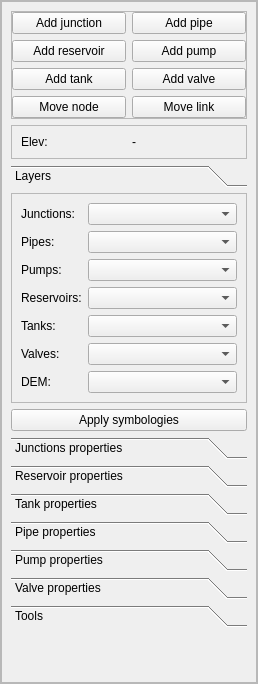
<?xml version="1.0" encoding="UTF-8"?>
<ui version="4.0">
 <class>QEpanetDockWidget</class>
 <widget class="QDockWidget" name="QEpanetDockWidget">
  <property name="geometry">
   <rect>
    <x>0</x>
    <y>0</y>
    <width>258</width>
    <height>684</height>
   </rect>
  </property>
  <property name="windowTitle">
   <string>QEPANET</string>
  </property>
  <widget class="QWidget" name="dockWidgetContents">
   <layout class="QVBoxLayout" name="verticalLayout">
    <property name="margin">
     <number>0</number>
    </property>
    <item>
     <widget class="QScrollArea" name="scl_main">
      <property name="widgetResizable">
       <bool>true</bool>
      </property>
      <widget class="QWidget" name="scrollAreaWidgetContents">
       <property name="geometry">
        <rect>
         <x>0</x>
         <y>0</y>
         <width>256</width>
         <height>660</height>
        </rect>
       </property>
       <layout class="QVBoxLayout" name="verticalLayout_3">
        <property name="margin">
         <number>0</number>
        </property>
        <item>
         <widget class="QFrame" name="fra_main">
          <property name="sizePolicy">
           <sizepolicy hsizetype="Expanding" vsizetype="Preferred">
            <horstretch>0</horstretch>
            <verstretch>0</verstretch>
           </sizepolicy>
          </property>
          <property name="frameShape">
           <enum>QFrame::StyledPanel</enum>
          </property>
          <property name="frameShadow">
           <enum>QFrame::Raised</enum>
          </property>
          <layout class="QVBoxLayout" name="verticalLayout_2">
           <property name="margin">
            <number>9</number>
           </property>
           <item>
            <widget class="QFrame" name="fra_buttons">
             <property name="sizePolicy">
              <sizepolicy hsizetype="Expanding" vsizetype="Preferred">
               <horstretch>0</horstretch>
               <verstretch>0</verstretch>
              </sizepolicy>
             </property>
             <property name="frameShape">
              <enum>QFrame::StyledPanel</enum>
             </property>
             <property name="frameShadow">
              <enum>QFrame::Raised</enum>
             </property>
             <layout class="QGridLayout" name="gridLayout_3">
              <property name="margin">
               <number>0</number>
              </property>
              <item row="2" column="0">
               <widget class="QPushButton" name="btn_add_reservoir">
                <property name="text">
                 <string>Add reservoir</string>
                </property>
               </widget>
              </item>
              <item row="3" column="1">
               <widget class="QPushButton" name="btn_add_valve">
                <property name="text">
                 <string>Add valve</string>
                </property>
               </widget>
              </item>
              <item row="2" column="1">
               <widget class="QPushButton" name="btn_add_pump">
                <property name="text">
                 <string>Add pump</string>
                </property>
               </widget>
              </item>
              <item row="3" column="0">
               <widget class="QPushButton" name="btn_add_tank">
                <property name="text">
                 <string>Add tank</string>
                </property>
               </widget>
              </item>
              <item row="4" column="1">
               <widget class="QPushButton" name="btn_move_link">
                <property name="text">
                 <string>Move link</string>
                </property>
               </widget>
              </item>
              <item row="4" column="0">
               <widget class="QPushButton" name="btn_move_node">
                <property name="text">
                 <string>Move node</string>
                </property>
               </widget>
              </item>
              <item row="1" column="1">
               <widget class="QPushButton" name="btn_add_pipe">
                <property name="text">
                 <string>Add pipe</string>
                </property>
               </widget>
              </item>
              <item row="1" column="0">
               <widget class="QPushButton" name="btn_add_junction">
                <property name="text">
                 <string>Add junction</string>
                </property>
                <property name="checkable">
                 <bool>false</bool>
                </property>
               </widget>
              </item>
             </layout>
            </widget>
           </item>
           <item>
            <widget class="QFrame" name="fra_dem">
             <property name="frameShape">
              <enum>QFrame::StyledPanel</enum>
             </property>
             <property name="frameShadow">
              <enum>QFrame::Raised</enum>
             </property>
             <layout class="QGridLayout" name="gridLayout">
              <item row="0" column="1">
               <widget class="QLabel" name="lbl_elev_val">
                <property name="text">
                 <string>-</string>
                </property>
               </widget>
              </item>
              <item row="0" column="0">
               <widget class="QLabel" name="lbl_elev">
                <property name="text">
                 <string>Elev:</string>
                </property>
               </widget>
              </item>
             </layout>
            </widget>
           </item>
           <item>
            <widget class="QToolBox" name="tbx_elements">
             <property name="currentIndex">
              <number>0</number>
             </property>
             <widget class="QWidget" name="wgt_layers">
              <property name="geometry">
               <rect>
                <x>0</x>
                <y>-73</y>
                <width>219</width>
                <height>225</height>
               </rect>
              </property>
              <property name="sizePolicy">
               <sizepolicy hsizetype="Preferred" vsizetype="Preferred">
                <horstretch>0</horstretch>
                <verstretch>0</verstretch>
               </sizepolicy>
              </property>
              <attribute name="label">
               <string>Layers</string>
              </attribute>
              <layout class="QVBoxLayout" name="verticalLayout_7">
               <property name="margin">
                <number>0</number>
               </property>
               <item>
                <widget class="QFrame" name="frame_3">
                 <property name="frameShape">
                  <enum>QFrame::StyledPanel</enum>
                 </property>
                 <property name="frameShadow">
                  <enum>QFrame::Raised</enum>
                 </property>
                 <layout class="QFormLayout" name="formLayout_7">
                  <property name="fieldGrowthPolicy">
                   <enum>QFormLayout::AllNonFixedFieldsGrow</enum>
                  </property>
                  <item row="0" column="0">
                   <widget class="QLabel" name="lbl_junctions">
                    <property name="text">
                     <string>Junctions:</string>
                    </property>
                   </widget>
                  </item>
                  <item row="0" column="1">
                   <widget class="QComboBox" name="cbo_junctions">
                    <property name="sizePolicy">
                     <sizepolicy hsizetype="Expanding" vsizetype="Fixed">
                      <horstretch>0</horstretch>
                      <verstretch>0</verstretch>
                     </sizepolicy>
                    </property>
                   </widget>
                  </item>
                  <item row="1" column="0">
                   <widget class="QLabel" name="lbl_pipes">
                    <property name="text">
                     <string>Pipes:</string>
                    </property>
                   </widget>
                  </item>
                  <item row="1" column="1">
                   <widget class="QComboBox" name="cbo_pipes"/>
                  </item>
                  <item row="2" column="0">
                   <widget class="QLabel" name="lbl_pumps">
                    <property name="text">
                     <string>Pumps:</string>
                    </property>
                   </widget>
                  </item>
                  <item row="2" column="1">
                   <widget class="QComboBox" name="cbo_pumps"/>
                  </item>
                  <item row="3" column="0">
                   <widget class="QLabel" name="lbl_reservoirs">
                    <property name="text">
                     <string>Reservoirs:</string>
                    </property>
                   </widget>
                  </item>
                  <item row="3" column="1">
                   <widget class="QComboBox" name="cbo_reservoirs"/>
                  </item>
                  <item row="4" column="0">
                   <widget class="QLabel" name="lbl_tanks">
                    <property name="text">
                     <string>Tanks:</string>
                    </property>
                   </widget>
                  </item>
                  <item row="4" column="1">
                   <widget class="QComboBox" name="cbo_tanks"/>
                  </item>
                  <item row="5" column="0">
                   <widget class="QLabel" name="lbl_valves">
                    <property name="text">
                     <string>Valves:</string>
                    </property>
                   </widget>
                  </item>
                  <item row="5" column="1">
                   <widget class="QComboBox" name="cbo_valves"/>
                  </item>
                  <item row="6" column="0">
                   <widget class="QLabel" name="lbl_dem">
                    <property name="text">
                     <string>DEM:</string>
                    </property>
                   </widget>
                  </item>
                  <item row="6" column="1">
                   <widget class="QComboBox" name="cbo_dem"/>
                  </item>
                 </layout>
                </widget>
               </item>
               <item>
                <widget class="QPushButton" name="btn_symbology">
                 <property name="text">
                  <string>Apply symbologies</string>
                 </property>
                </widget>
               </item>
              </layout>
             </widget>
             <widget class="QWidget" name="wgt_ele_junction">
              <property name="geometry">
               <rect>
                <x>0</x>
                <y>0</y>
                <width>236</width>
                <height>90</height>
               </rect>
              </property>
              <attribute name="label">
               <string>Junctions properties</string>
              </attribute>
              <layout class="QGridLayout" name="gridLayout_4">
               <item row="1" column="0">
                <widget class="QLabel" name="lbl_node_depth">
                 <property name="text">
                  <string>Depth [m]:</string>
                 </property>
                </widget>
               </item>
               <item row="0" column="2">
                <widget class="QLineEdit" name="txt_node_demand">
                 <property name="text">
                  <string>0</string>
                 </property>
                </widget>
               </item>
               <item row="1" column="2">
                <widget class="QLineEdit" name="txt_node_depth">
                 <property name="text">
                  <string>0</string>
                 </property>
                </widget>
               </item>
               <item row="0" column="0">
                <widget class="QLabel" name="lbl_node_demand">
                 <property name="text">
                  <string>Demand [?]:</string>
                 </property>
                </widget>
               </item>
               <item row="2" column="0">
                <widget class="QLabel" name="lbl_node_pattern">
                 <property name="text">
                  <string>Pattern:</string>
                 </property>
                </widget>
               </item>
               <item row="2" column="2">
                <widget class="QComboBox" name="cbo_node_pattern"/>
               </item>
              </layout>
             </widget>
             <widget class="QWidget" name="wgt_ele_reservoir">
              <property name="geometry">
               <rect>
                <x>0</x>
                <y>0</y>
                <width>236</width>
                <height>69</height>
               </rect>
              </property>
              <attribute name="label">
               <string>Reservoir properties</string>
              </attribute>
              <layout class="QFormLayout" name="formLayout_3">
               <item row="0" column="0">
                <widget class="QLabel" name="lbl_reservoir_pressure">
                 <property name="text">
                  <string>Pressure [m]:</string>
                 </property>
                </widget>
               </item>
               <item row="0" column="1">
                <widget class="QLineEdit" name="txt_reservoir_pressure">
                 <property name="text">
                  <string>0</string>
                 </property>
                </widget>
               </item>
               <item row="1" column="0">
                <widget class="QLabel" name="lbl_reservoir_elev_corr">
                 <property name="text">
                  <string>Elev. corr. [m]:</string>
                 </property>
                </widget>
               </item>
               <item row="1" column="1">
                <widget class="QLineEdit" name="txt_reservoir_elev_corr">
                 <property name="text">
                  <string>0</string>
                 </property>
                </widget>
               </item>
              </layout>
             </widget>
             <widget class="QWidget" name="wgt_ele_tank">
              <property name="geometry">
               <rect>
                <x>0</x>
                <y>0</y>
                <width>236</width>
                <height>194</height>
               </rect>
              </property>
              <attribute name="label">
               <string>Tank properties</string>
              </attribute>
              <layout class="QFormLayout" name="formLayout_4">
               <property name="fieldGrowthPolicy">
                <enum>QFormLayout::AllNonFixedFieldsGrow</enum>
               </property>
               <item row="0" column="0">
                <widget class="QLabel" name="lbl_tank_elev_corr">
                 <property name="text">
                  <string>Elev. corr [m]:</string>
                 </property>
                </widget>
               </item>
               <item row="0" column="1">
                <widget class="QLineEdit" name="txt_tank_elev_corr">
                 <property name="text">
                  <string>0</string>
                 </property>
                </widget>
               </item>
               <item row="1" column="1">
                <widget class="QLineEdit" name="txt_tank_level_init">
                 <property name="text">
                  <string>0</string>
                 </property>
                </widget>
               </item>
               <item row="2" column="0">
                <widget class="QLabel" name="lbl_tank_level_min">
                 <property name="text">
                  <string>Level min [m]:</string>
                 </property>
                </widget>
               </item>
               <item row="2" column="1">
                <widget class="QLineEdit" name="txt_tank_level_min">
                 <property name="text">
                  <string>0</string>
                 </property>
                </widget>
               </item>
               <item row="3" column="0">
                <widget class="QLabel" name="lbl_tank_level_max">
                 <property name="text">
                  <string>Level max [m]:</string>
                 </property>
                </widget>
               </item>
               <item row="3" column="1">
                <widget class="QLineEdit" name="txt_tank_level_max">
                 <property name="text">
                  <string>0</string>
                 </property>
                </widget>
               </item>
               <item row="4" column="0">
                <widget class="QLabel" name="lbl_tank_diameter">
                 <property name="text">
                  <string>Diameter [m]:</string>
                 </property>
                </widget>
               </item>
               <item row="4" column="1">
                <widget class="QLineEdit" name="txt_tank_diameter">
                 <property name="text">
                  <string>0</string>
                 </property>
                </widget>
               </item>
               <item row="5" column="0">
                <widget class="QLabel" name="lbl_tank_vol_min">
                 <property name="text">
                  <string>Volume min [m3]:</string>
                 </property>
                </widget>
               </item>
               <item row="5" column="1">
                <widget class="QLineEdit" name="txt_tank_vol_min">
                 <property name="text">
                  <string>0</string>
                 </property>
                </widget>
               </item>
               <item row="6" column="0">
                <widget class="QLabel" name="lbl_tank_curve">
                 <property name="text">
                  <string>Curve:</string>
                 </property>
                </widget>
               </item>
               <item row="6" column="1">
                <widget class="QComboBox" name="cbo_tank_curve"/>
               </item>
               <item row="1" column="0">
                <widget class="QLabel" name="lbl_tank_level_init">
                 <property name="text">
                  <string>Level init. [m]</string>
                 </property>
                </widget>
               </item>
              </layout>
             </widget>
             <widget class="QWidget" name="wgt_ele_pipe">
              <property name="geometry">
               <rect>
                <x>0</x>
                <y>0</y>
                <width>236</width>
                <height>220</height>
               </rect>
              </property>
              <attribute name="label">
               <string>Pipe properties</string>
              </attribute>
              <layout class="QVBoxLayout" name="verticalLayout_5">
               <item>
                <widget class="QFrame" name="frame">
                 <property name="frameShape">
                  <enum>QFrame::StyledPanel</enum>
                 </property>
                 <property name="frameShadow">
                  <enum>QFrame::Raised</enum>
                 </property>
                 <layout class="QFormLayout" name="formLayout_2">
                  <property name="margin">
                   <number>0</number>
                  </property>
                  <item row="0" column="0">
                   <widget class="QLabel" name="lbl_pipe_demand">
                    <property name="text">
                     <string>Demand:</string>
                    </property>
                   </widget>
                  </item>
                  <item row="0" column="1">
                   <widget class="QLineEdit" name="txt_pipe_demand">
                    <property name="text">
                     <string>1</string>
                    </property>
                   </widget>
                  </item>
                  <item row="1" column="0">
                   <widget class="QLabel" name="lbl_pipe_diameter">
                    <property name="text">
                     <string>Diameter:</string>
                    </property>
                   </widget>
                  </item>
                  <item row="1" column="1">
                   <widget class="QLineEdit" name="txt_pipe_diameter">
                    <property name="text">
                     <string>100</string>
                    </property>
                   </widget>
                  </item>
                  <item row="2" column="0">
                   <widget class="QLabel" name="lbl_pipe_loss">
                    <property name="text">
                     <string>Minor loss:</string>
                    </property>
                   </widget>
                  </item>
                  <item row="2" column="1">
                   <widget class="QLineEdit" name="txt_pipe_loss">
                    <property name="text">
                     <string>0</string>
                    </property>
                   </widget>
                  </item>
                 </layout>
                </widget>
               </item>
               <item>
                <widget class="QLabel" name="lbl_pipe_roughness">
                 <property name="text">
                  <string>Roughness:</string>
                 </property>
                </widget>
               </item>
               <item>
                <widget class="QFrame" name="fra_roughness">
                 <property name="frameShape">
                  <enum>QFrame::StyledPanel</enum>
                 </property>
                 <property name="frameShadow">
                  <enum>QFrame::Raised</enum>
                 </property>
                 <layout class="QVBoxLayout" name="verticalLayout_4">
                  <property name="leftMargin">
                   <number>9</number>
                  </property>
                  <property name="topMargin">
                   <number>0</number>
                  </property>
                  <property name="rightMargin">
                   <number>0</number>
                  </property>
                  <property name="bottomMargin">
                   <number>0</number>
                  </property>
                  <item>
                   <widget class="QFrame" name="fra_roughness_2">
                    <property name="frameShape">
                     <enum>QFrame::StyledPanel</enum>
                    </property>
                    <property name="frameShadow">
                     <enum>QFrame::Raised</enum>
                    </property>
                    <layout class="QHBoxLayout" name="horizontalLayout_3">
                     <property name="margin">
                      <number>0</number>
                     </property>
                     <item>
                      <widget class="QLabel" name="lbl_pipe_material">
                       <property name="text">
                        <string>Material:</string>
                       </property>
                      </widget>
                     </item>
                     <item>
                      <widget class="QComboBox" name="cbo_pipe_roughness">
                       <property name="sizePolicy">
                        <sizepolicy hsizetype="Expanding" vsizetype="Fixed">
                         <horstretch>0</horstretch>
                         <verstretch>0</verstretch>
                        </sizepolicy>
                       </property>
                      </widget>
                     </item>
                    </layout>
                   </widget>
                  </item>
                  <item>
                   <widget class="QFrame" name="fra_roughness_1">
                    <property name="frameShape">
                     <enum>QFrame::StyledPanel</enum>
                    </property>
                    <property name="frameShadow">
                     <enum>QFrame::Raised</enum>
                    </property>
                    <layout class="QHBoxLayout" name="horizontalLayout_2">
                     <property name="margin">
                      <number>0</number>
                     </property>
                     <item>
                      <widget class="QLabel" name="lbl_pipe_roughness_val">
                       <property name="text">
                        <string>Value:</string>
                       </property>
                      </widget>
                     </item>
                     <item>
                      <widget class="QLabel" name="lbl_pipe_roughness_val_val">
                       <property name="text">
                        <string>0.0</string>
                       </property>
                      </widget>
                     </item>
                    </layout>
                   </widget>
                  </item>
                  <item>
                   <widget class="QFrame" name="fra_roughness_3">
                    <property name="frameShape">
                     <enum>QFrame::StyledPanel</enum>
                    </property>
                    <property name="frameShadow">
                     <enum>QFrame::Raised</enum>
                    </property>
                    <layout class="QHBoxLayout" name="horizontalLayout_4">
                     <property name="margin">
                      <number>0</number>
                     </property>
                     <item>
                      <widget class="QLabel" name="lbl_pipe_roughness_min">
                       <property name="text">
                        <string>0.0</string>
                       </property>
                      </widget>
                     </item>
                     <item>
                      <widget class="QSlider" name="sli_pipe_roughness">
                       <property name="sizePolicy">
                        <sizepolicy hsizetype="Expanding" vsizetype="Fixed">
                         <horstretch>0</horstretch>
                         <verstretch>0</verstretch>
                        </sizepolicy>
                       </property>
                       <property name="orientation">
                        <enum>Qt::Horizontal</enum>
                       </property>
                      </widget>
                     </item>
                     <item>
                      <widget class="QLabel" name="lbl_pipe_roughness_max">
                       <property name="text">
                        <string>0.0</string>
                       </property>
                      </widget>
                     </item>
                    </layout>
                   </widget>
                  </item>
                 </layout>
                </widget>
               </item>
               <item>
                <widget class="QFrame" name="fra_pipe_status">
                 <property name="frameShape">
                  <enum>QFrame::StyledPanel</enum>
                 </property>
                 <property name="frameShadow">
                  <enum>QFrame::Raised</enum>
                 </property>
                 <layout class="QHBoxLayout" name="horizontalLayout_5">
                  <property name="margin">
                   <number>0</number>
                  </property>
                  <item>
                   <widget class="QLabel" name="lal_pipe_status">
                    <property name="text">
                     <string>Status:</string>
                    </property>
                   </widget>
                  </item>
                  <item>
                   <widget class="QComboBox" name="cbo_pipe_status">
                    <property name="sizePolicy">
                     <sizepolicy hsizetype="Expanding" vsizetype="Fixed">
                      <horstretch>0</horstretch>
                      <verstretch>0</verstretch>
                     </sizepolicy>
                    </property>
                   </widget>
                  </item>
                 </layout>
                </widget>
               </item>
              </layout>
             </widget>
             <widget class="QWidget" name="wgt_ele_pump">
              <property name="geometry">
               <rect>
                <x>0</x>
                <y>0</y>
                <width>236</width>
                <height>69</height>
               </rect>
              </property>
              <attribute name="label">
               <string>Pump properties</string>
              </attribute>
              <layout class="QFormLayout" name="formLayout">
               <item row="0" column="0">
                <widget class="QLabel" name="lbl_pump_curve">
                 <property name="text">
                  <string>Curve:</string>
                 </property>
                </widget>
               </item>
               <item row="0" column="1">
                <widget class="QComboBox" name="cbo_pump_curve"/>
               </item>
              </layout>
             </widget>
             <widget class="QWidget" name="wgt_ele_valve">
              <property name="geometry">
               <rect>
                <x>0</x>
                <y>0</y>
                <width>236</width>
                <height>142</height>
               </rect>
              </property>
              <attribute name="label">
               <string>Valve properties</string>
              </attribute>
              <layout class="QFormLayout" name="formLayout_6">
               <item row="0" column="0">
                <widget class="QLabel" name="lbl_valve_type">
                 <property name="text">
                  <string>Type:</string>
                 </property>
                </widget>
               </item>
               <item row="0" column="1">
                <widget class="QComboBox" name="cbo_valve_type"/>
               </item>
               <item row="1" column="0">
                <widget class="QLabel" name="lbl_valve_setting">
                 <property name="text">
                  <string>Pressure [m]:</string>
                 </property>
                </widget>
               </item>
               <item row="1" column="1">
                <widget class="QLineEdit" name="txt_valve_setting">
                 <property name="text">
                  <string>0</string>
                 </property>
                </widget>
               </item>
               <item row="3" column="0">
                <widget class="QLabel" name="lbl_valve_diameter">
                 <property name="text">
                  <string>Diameter [mm]:</string>
                 </property>
                </widget>
               </item>
               <item row="3" column="1">
                <widget class="QLineEdit" name="txt_valve_diameter">
                 <property name="text">
                  <string>0</string>
                 </property>
                </widget>
               </item>
               <item row="4" column="0">
                <widget class="QLabel" name="lbl_valve_minor_loss">
                 <property name="text">
                  <string>Minor loss coeff:</string>
                 </property>
                </widget>
               </item>
               <item row="4" column="1">
                <widget class="QLineEdit" name="txt_valve_minor_loss">
                 <property name="text">
                  <string>0</string>
                 </property>
                </widget>
               </item>
               <item row="2" column="0">
                <widget class="QLabel" name="lbl_valve_curve">
                 <property name="enabled">
                  <bool>false</bool>
                 </property>
                 <property name="text">
                  <string>Head loss curve:</string>
                 </property>
                </widget>
               </item>
               <item row="2" column="1">
                <widget class="QComboBox" name="cbo_valve_curve">
                 <property name="enabled">
                  <bool>false</bool>
                 </property>
                </widget>
               </item>
              </layout>
              <zorder>lbl_valve_type</zorder>
              <zorder>cbo_valve_type</zorder>
              <zorder>lbl_valve_setting</zorder>
              <zorder>txt_valve_setting</zorder>
              <zorder>lbl_valve_diameter</zorder>
              <zorder>txt_valve_diameter</zorder>
              <zorder>txt_valve_minor_loss</zorder>
              <zorder>lbl_valve_minor_loss</zorder>
              <zorder>lbl_valve_curve</zorder>
              <zorder>cbo_valve_curve</zorder>
             </widget>
             <widget class="QWidget" name="wgt_tools">
              <property name="geometry">
               <rect>
                <x>0</x>
                <y>0</y>
                <width>236</width>
                <height>87</height>
               </rect>
              </property>
              <attribute name="label">
               <string>Tools</string>
              </attribute>
              <layout class="QVBoxLayout" name="verticalLayout_6">
               <item>
                <widget class="QPushButton" name="btn_create_layers">
                 <property name="text">
                  <string>Create layers</string>
                 </property>
                </widget>
               </item>
               <item>
                <widget class="QFrame" name="frame_2">
                 <property name="frameShape">
                  <enum>QFrame::StyledPanel</enum>
                 </property>
                 <property name="frameShadow">
                  <enum>QFrame::Raised</enum>
                 </property>
                 <layout class="QFormLayout" name="formLayout_5">
                  <item row="0" column="0">
                   <widget class="QLabel" name="lbl_snap_tolerance">
                    <property name="text">
                     <string>Snap tolerance [m]:</string>
                    </property>
                   </widget>
                  </item>
                  <item row="0" column="1">
                   <widget class="QLineEdit" name="txt_snap_tolerance">
                    <property name="text">
                     <string>100</string>
                    </property>
                   </widget>
                  </item>
                 </layout>
                </widget>
               </item>
              </layout>
             </widget>
            </widget>
           </item>
           <item>
            <spacer name="verticalSpacer">
             <property name="orientation">
              <enum>Qt::Vertical</enum>
             </property>
             <property name="sizeHint" stdset="0">
              <size>
               <width>20</width>
               <height>40</height>
              </size>
             </property>
            </spacer>
           </item>
          </layout>
         </widget>
        </item>
       </layout>
      </widget>
     </widget>
    </item>
   </layout>
  </widget>
 </widget>
 <resources/>
 <connections/>
</ui>
